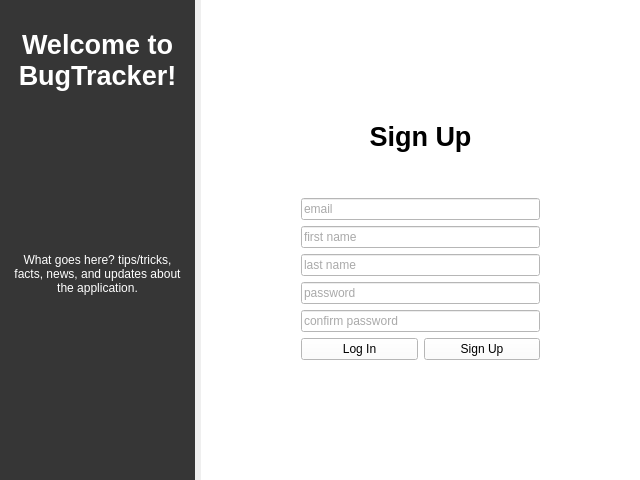
<?xml version="1.0" encoding="UTF-8"?>
<ui version="4.0">
 <class>SignUpWidget</class>
 <widget class="QWidget" name="SignUpWidget">
  <property name="geometry">
   <rect>
    <x>0</x>
    <y>0</y>
    <width>640</width>
    <height>480</height>
   </rect>
  </property>
  <property name="windowTitle">
   <string>Form</string>
  </property>
  <layout class="QHBoxLayout" name="horizontalLayout">
   <property name="leftMargin">
    <number>0</number>
   </property>
   <property name="topMargin">
    <number>0</number>
   </property>
   <property name="rightMargin">
    <number>0</number>
   </property>
   <property name="bottomMargin">
    <number>0</number>
   </property>
   <item>
    <widget class="QWidget" name="vw_welcomeMessage" native="true">
     <property name="styleSheet">
      <string notr="true">background-color: rgb(54, 54, 54);</string>
     </property>
     <layout class="QVBoxLayout" name="message_vl_2" stretch="0,0,0,0,0,0">
      <property name="spacing">
       <number>6</number>
      </property>
      <property name="leftMargin">
       <number>10</number>
      </property>
      <property name="rightMargin">
       <number>10</number>
      </property>
      <item>
       <spacer name="vs_msg02">
        <property name="orientation">
         <enum>Qt::Vertical</enum>
        </property>
        <property name="sizeType">
         <enum>QSizePolicy::Fixed</enum>
        </property>
        <property name="sizeHint" stdset="0">
         <size>
          <width>20</width>
          <height>20</height>
         </size>
        </property>
       </spacer>
      </item>
      <item>
       <widget class="QLabel" name="txt_message">
        <property name="font">
         <font>
          <pointsize>20</pointsize>
          <bold>true</bold>
         </font>
        </property>
        <property name="styleSheet">
         <string notr="true">color: rgb(255, 255, 255);</string>
        </property>
        <property name="text">
         <string>Welcome to BugTracker!</string>
        </property>
        <property name="alignment">
         <set>Qt::AlignCenter</set>
        </property>
        <property name="wordWrap">
         <bool>true</bool>
        </property>
       </widget>
      </item>
      <item>
       <spacer name="vs_msg03">
        <property name="orientation">
         <enum>Qt::Vertical</enum>
        </property>
        <property name="sizeType">
         <enum>QSizePolicy::Expanding</enum>
        </property>
        <property name="sizeHint" stdset="0">
         <size>
          <width>20</width>
          <height>40</height>
         </size>
        </property>
       </spacer>
      </item>
      <item>
       <widget class="QLabel" name="txt_info">
        <property name="styleSheet">
         <string notr="true">color: rgb(255, 255, 255);</string>
        </property>
        <property name="text">
         <string>What goes here? tips/tricks, facts, news, and updates about the application.</string>
        </property>
        <property name="scaledContents">
         <bool>false</bool>
        </property>
        <property name="alignment">
         <set>Qt::AlignCenter</set>
        </property>
        <property name="wordWrap">
         <bool>true</bool>
        </property>
        <property name="margin">
         <number>0</number>
        </property>
        <property name="indent">
         <number>-1</number>
        </property>
       </widget>
      </item>
      <item>
       <spacer name="vs_msg01">
        <property name="orientation">
         <enum>Qt::Vertical</enum>
        </property>
        <property name="sizeType">
         <enum>QSizePolicy::Expanding</enum>
        </property>
        <property name="sizeHint" stdset="0">
         <size>
          <width>20</width>
          <height>50</height>
         </size>
        </property>
       </spacer>
      </item>
      <item>
       <spacer name="hs_msg01">
        <property name="orientation">
         <enum>Qt::Horizontal</enum>
        </property>
        <property name="sizeType">
         <enum>QSizePolicy::Maximum</enum>
        </property>
        <property name="sizeHint" stdset="0">
         <size>
          <width>175</width>
          <height>20</height>
         </size>
        </property>
       </spacer>
      </item>
     </layout>
    </widget>
   </item>
   <item>
    <widget class="QWidget" name="vw_authentication_signup" native="true">
     <property name="styleSheet">
      <string notr="true">background-color:rgb(255, 255, 255)

</string>
     </property>
     <layout class="QVBoxLayout" name="authentication_vl_2">
      <property name="leftMargin">
       <number>100</number>
      </property>
      <property name="rightMargin">
       <number>100</number>
      </property>
      <item>
       <spacer name="vs_auth02">
        <property name="orientation">
         <enum>Qt::Vertical</enum>
        </property>
        <property name="sizeHint" stdset="0">
         <size>
          <width>20</width>
          <height>40</height>
         </size>
        </property>
       </spacer>
      </item>
      <item alignment="Qt::AlignHCenter">
       <widget class="QLabel" name="img_icon">
        <property name="sizePolicy">
         <sizepolicy hsizetype="Preferred" vsizetype="Maximum">
          <horstretch>0</horstretch>
          <verstretch>0</verstretch>
         </sizepolicy>
        </property>
        <property name="maximumSize">
         <size>
          <width>50</width>
          <height>50</height>
         </size>
        </property>
        <property name="font">
         <font>
          <bold>false</bold>
         </font>
        </property>
        <property name="text">
         <string/>
        </property>
        <property name="pixmap">
         <pixmap resource="Resource.qrc">:/rec/Resource/IMG_BugTrackerLogo.png</pixmap>
        </property>
        <property name="scaledContents">
         <bool>true</bool>
        </property>
        <property name="alignment">
         <set>Qt::AlignCenter</set>
        </property>
        <property name="wordWrap">
         <bool>false</bool>
        </property>
        <property name="margin">
         <number>0</number>
        </property>
       </widget>
      </item>
      <item>
       <widget class="QLabel" name="lb_signup">
        <property name="sizePolicy">
         <sizepolicy hsizetype="Preferred" vsizetype="Maximum">
          <horstretch>0</horstretch>
          <verstretch>0</verstretch>
         </sizepolicy>
        </property>
        <property name="font">
         <font>
          <pointsize>20</pointsize>
          <bold>true</bold>
         </font>
        </property>
        <property name="styleSheet">
         <string notr="true">color: rgb(0, 0, 0);</string>
        </property>
        <property name="text">
         <string>Sign Up</string>
        </property>
        <property name="alignment">
         <set>Qt::AlignCenter</set>
        </property>
       </widget>
      </item>
      <item>
       <spacer name="vs_auth03">
        <property name="orientation">
         <enum>Qt::Vertical</enum>
        </property>
        <property name="sizeType">
         <enum>QSizePolicy::Maximum</enum>
        </property>
        <property name="sizeHint" stdset="0">
         <size>
          <width>20</width>
          <height>40</height>
         </size>
        </property>
       </spacer>
      </item>
      <item>
       <widget class="QLineEdit" name="le_email">
        <property name="styleSheet">
         <string notr="true">color: rgb(83, 83, 83);</string>
        </property>
        <property name="frame">
         <bool>true</bool>
        </property>
        <property name="placeholderText">
         <string>email</string>
        </property>
       </widget>
      </item>
      <item>
       <widget class="QLineEdit" name="le_firstName">
        <property name="styleSheet">
         <string notr="true">color: rgb(83, 83, 83);</string>
        </property>
        <property name="alignment">
         <set>Qt::AlignLeading|Qt::AlignLeft|Qt::AlignVCenter</set>
        </property>
        <property name="placeholderText">
         <string>first name</string>
        </property>
       </widget>
      </item>
      <item>
       <widget class="QLineEdit" name="le_lastName">
        <property name="styleSheet">
         <string notr="true">color: rgb(83, 83, 83);</string>
        </property>
        <property name="echoMode">
         <enum>QLineEdit::Normal</enum>
        </property>
        <property name="alignment">
         <set>Qt::AlignLeading|Qt::AlignLeft|Qt::AlignVCenter</set>
        </property>
        <property name="readOnly">
         <bool>false</bool>
        </property>
        <property name="placeholderText">
         <string>last name</string>
        </property>
       </widget>
      </item>
      <item>
       <widget class="QLineEdit" name="le_password">
        <property name="styleSheet">
         <string notr="true">color: rgb(83, 83, 83);</string>
        </property>
        <property name="placeholderText">
         <string>password</string>
        </property>
       </widget>
      </item>
      <item>
       <widget class="QLineEdit" name="le_confirmPassword">
        <property name="styleSheet">
         <string notr="true">color: rgb(83, 83, 83);</string>
        </property>
        <property name="placeholderText">
         <string>confirm password</string>
        </property>
       </widget>
      </item>
      <item>
       <layout class="QHBoxLayout" name="hz_actionbuttons_signup">
        <item>
         <widget class="QPushButton" name="pb_login">
          <property name="styleSheet">
           <string notr="true">color: rgb(0, 0, 0);</string>
          </property>
          <property name="text">
           <string>Log In</string>
          </property>
         </widget>
        </item>
        <item>
         <widget class="QPushButton" name="pb_signup">
          <property name="styleSheet">
           <string notr="true">color: rgb(0, 0, 0);</string>
          </property>
          <property name="text">
           <string>Sign Up</string>
          </property>
         </widget>
        </item>
       </layout>
      </item>
      <item>
       <spacer name="vs_auth01">
        <property name="orientation">
         <enum>Qt::Vertical</enum>
        </property>
        <property name="sizeType">
         <enum>QSizePolicy::Expanding</enum>
        </property>
        <property name="sizeHint" stdset="0">
         <size>
          <width>20</width>
          <height>40</height>
         </size>
        </property>
       </spacer>
      </item>
      <item>
       <spacer name="hs_auth01">
        <property name="orientation">
         <enum>Qt::Horizontal</enum>
        </property>
        <property name="sizeType">
         <enum>QSizePolicy::Expanding</enum>
        </property>
        <property name="sizeHint" stdset="0">
         <size>
          <width>40</width>
          <height>20</height>
         </size>
        </property>
       </spacer>
      </item>
     </layout>
    </widget>
   </item>
  </layout>
 </widget>
 <resources>
  <include location="Resource.qrc"/>
 </resources>
 <connections/>
</ui>
